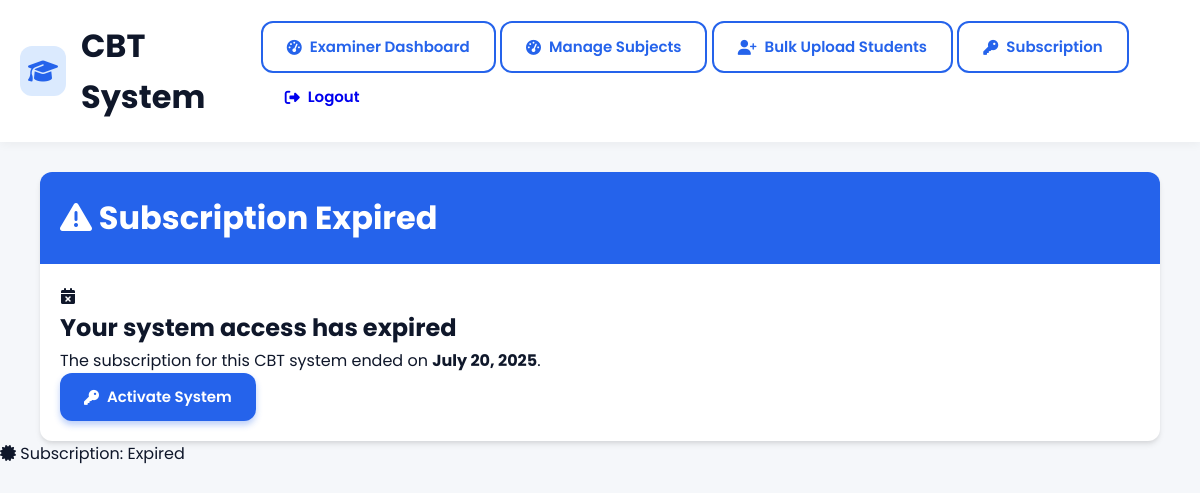
Before: /subscription-expired/ (signed in) with the older database file.
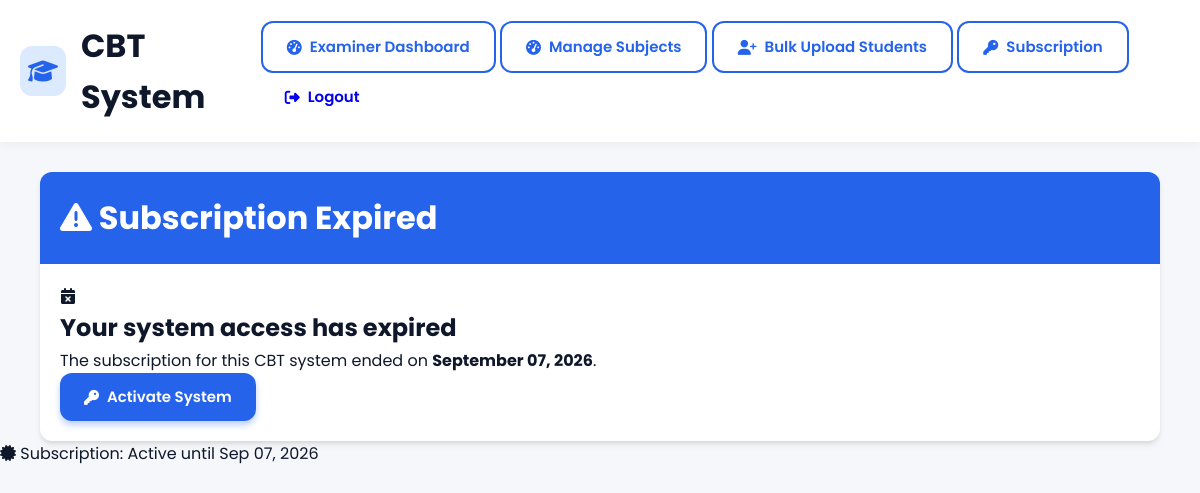
After: the same page with the newer database file.
### exam/models.py (models this page shows, shortened)
class Subscription(models.Model):
    SYSTEM_ACTIVE = 'active'
    SYSTEM_EXPIRED = 'expired'
    SYSTEM_LOCKED = 'locked'
    STATUS_CHOICES = (
        (SYSTEM_ACTIVE, 'Active'),
        (SYSTEM_EXPIRED, 'Expired'),
        (SYSTEM_LOCKED, 'Locked'),
    )
    start_date = models.DateTimeField(auto_now_add=True)
    end_date = models.DateTimeField()
    status = models.CharField(max_length=20, choices=STATUS_CHOICES, default=SYSTEM_ACTIVE)
    activation_code = models.ForeignKey(
        ActivationCode,
        on_delete=models.SET_NULL,
        null=True,
        blank=True,
        related_name='subscription'
    )
    @classmethod
    def get_current_subscription(cls):
        sub = cls.objects.first()
        return sub
    class Meta:
        verbose_name = "System Subscription"
        verbose_name_plural = "System Subscriptions"
    def is_active(self):
        return self.status == self.SYSTEM_ACTIVE and self.end_date > timezone.now()

### exam/views.py (the view)
# urls.py: path('subscription-expired/', views.subscription_expired, name='subscription_expired'),
@login_required
def subscription_expired(request):
    subscription = Subscription.get_current_subscription()
    return render(request, 'subscription_expired.html', {
        'subscription': subscription
    })

### exam/templatetags/subscription_tags.py (called while the page is built)
@register.simple_tag
def get_subscription_status():
    return Subscription.get_current_subscription()

### templates/subscription_expired.html
{% extends 'base.html' %}
{% block content %}
<div class="container">
    <div class="card shadow-lg mt-5">
        <div class="card-header bg-danger text-white">
            <h1 class="card-title">
                <i class="fas fa-exclamation-triangle mr-2"></i>
                Subscription Expired
            </h1>
        </div>
        <div class="card-body text-center py-5">
            <div class="display-1 text-danger mb-4">
                <i class="fas fa-calendar-times"></i>
            </div>
            <h2 class="mb-3">Your system access has expired</h2>
            <p class="lead mb-4">
                The subscription for this CBT system ended on
                <strong>{{ subscription.end_date|date:"F d, Y" }}</strong>.
            </p>
            {% if request.user.is_superuser %}
            <a href="{% url 'activate_subscription' %}" class="btn btn-primary btn-lg py-3 px-5">
                <i class="fas fa-key mr-2"></i> Activate System
            </a>
            {% else %}
            <div class="alert alert-info">
                Please contact your system administrator to renew the subscription
            </div>
            {% endif %}
        </div>
    </div>
</div>
{% endblock %}

### templates/base.html (shortened to what this page needs)
<!DOCTYPE html>
{% load static %}
{% load subscription_tags %}
<html lang="en">
<head>
    <link rel="stylesheet" href="https://cdnjs.cloudflare.com/ajax/libs/font-awesome/6.4.0/css/all.min.css">
</head>
<body>
    <div class="dashboard-header">
        <div class="container">
            <div class="header-content">
                <div class="dashboard-title">
                    <div class="dashboard-icon">
                        <i class="fas fa-graduation-cap"></i>
                    </div>
                    <h1>{% block page_title %}CBT System{% endblock %}</h1>
                </div>
                <div class="action-buttons">
                    {% if request.user.is_superuser %}
                    <a href="{% url 'examiner_dashboard' %}" class="btn btn-outline">
                        <i class="fas fa-tachometer-alt"></i> Examiner Dashboard
                    </a>
                    <a href="{% url 'manage_subjects' %}" class="btn btn-outline">
                        <i class="fas fa-tachometer-alt"></i> Manage Subjects
                    </a>
                    <a class="btn btn-outline" href="{% url 'bulk_upload_students' %}">
                        <i class="fas fa-user-plus mr-1"></i> Bulk Upload Students
                    </a>
                    <a class="btn btn-outline" href="{% url 'activate_subscription' %}">
                        <i class="fas fa-key mr-1"></i> Subscription
                    </a>
                    {% else %}
                    <a href="{% url 'student_dashboard' %}" class="btn btn-outline">
                        <i class="fas fa-tachometer-alt"></i> Student Dashboard
                    </a>
                    {% endif %}
                    <a href="{% url 'logout' %}" class="btn">
                        <i class="fas fa-sign-out-alt"></i> Logout
                    </a>
                </div>
            </div>
        </div>
    </div>
    <div class="container">
        {% block content %}{% endblock %}
    </div>
</body>
<footer>
    <div class="subscription-status d-none d-md-block">
    {% get_subscription_status as subscription %}
    <span class="badge badge-{% if subscription.is_active %}success{% else %}danger{% endif %}">
        <i class="fas fa-certificate mr-1"></i>
        Subscription:
        {% if subscription.is_active %}
            Active until {{ subscription.end_date|date:"M d, Y" }}
        {% else %}
            Expired
        {% endif %}
    </span>
</div>
</footer>
</html>

### templates/base.html (style rules this page uses)
:root { --primary: #2563eb; --primary-light: #dbeafe; --primary-dark: #1d4ed8; --secondary: #475569; --light: #f8fafc; --dark: #0f172a; --success: #10b981; --success-light: #d1fae5; --danger: #ef4444; --warning: #f59e0b; --border: #e2e8f0; --card-shadow: 0 4px 6px -1px rgba(0, 0, 0, 0.1), 0 2px 4px -1px rgba(0, 0, 0, 0.06); --radius: 12px; }
* { margin: 0; padding: 0; box-sizing: border-box; }
body { font-family: 'Poppins', sans-serif; background-color: #f5f7fa; color: var(--dark); line-height: 1.6; }
.container { max-width: 1200px; margin: 0 auto; padding: 0 20px; }
.dashboard-header { background: white; padding: 20px 0; box-shadow: 0 2px 10px rgba(0,0,0,0.05); margin-bottom: 30px; }
.header-content { display: flex; justify-content: space-between; align-items: center; }
.dashboard-title { display: flex; align-items: center; gap: 15px; }
.dashboard-icon { width: 50px; height: 50px; background: var(--primary-light); border-radius: 12px; display: flex; align-items: center; justify-content: center; color: var(--primary); font-size: 24px; }
.btn { display: inline-flex; align-items: center; gap: 8px; padding: 12px 24px; border-radius: var(--radius); font-weight: 600; font-size: 15px; text-decoration: none; transition: all 0.3s ease; border: none; cursor: pointer; font-family: 'Poppins', sans-serif; }
.btn-primary { background: var(--primary); color: white; box-shadow: 0 4px 6px rgba(37, 99, 235, 0.3); }
.btn-outline { background: transparent; border: 2px solid var(--primary); color: var(--primary); }
.card { background: white; border-radius: var(--radius); overflow: hidden; box-shadow: var(--card-shadow); transition: all 0.3s ease; }
.card-header { padding: 20px; background: var(--primary); color: white; position: relative; }
.card-body { padding: 20px; }

Changed rows visible on the page:
changed Subscription: end_date "July 20, 2025" → "September 07, 2026"; end_date (not shown) → "Sep 07, 2026"
Other visible differences:
text no longer shown: "Expired"
text now shown: "Active until"
